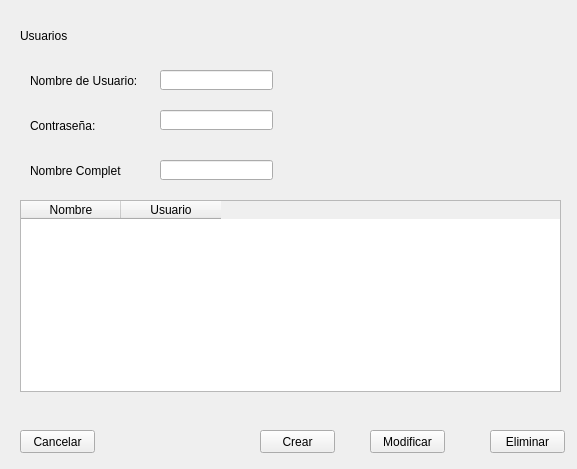
<?xml version="1.0" encoding="UTF-8"?>
<ui version="4.0">
 <class>Form</class>
 <widget class="QWidget" name="Form">
  <property name="geometry">
   <rect>
    <x>0</x>
    <y>0</y>
    <width>577</width>
    <height>469</height>
   </rect>
  </property>
  <property name="windowTitle">
   <string>Form</string>
  </property>
  <widget class="QLabel" name="label">
   <property name="geometry">
    <rect>
     <x>20</x>
     <y>10</y>
     <width>61</width>
     <height>51</height>
    </rect>
   </property>
   <property name="text">
    <string>Usuarios</string>
   </property>
  </widget>
  <widget class="QLabel" name="label_2">
   <property name="geometry">
    <rect>
     <x>30</x>
     <y>60</y>
     <width>111</width>
     <height>41</height>
    </rect>
   </property>
   <property name="text">
    <string>Nombre de Usuario:</string>
   </property>
  </widget>
  <widget class="QLabel" name="label_3">
   <property name="geometry">
    <rect>
     <x>30</x>
     <y>110</y>
     <width>91</width>
     <height>31</height>
    </rect>
   </property>
   <property name="text">
    <string>Contraseña:</string>
   </property>
  </widget>
  <widget class="QLabel" name="label_4">
   <property name="geometry">
    <rect>
     <x>30</x>
     <y>150</y>
     <width>91</width>
     <height>41</height>
    </rect>
   </property>
   <property name="text">
    <string>Nombre Completo:</string>
   </property>
  </widget>
  <widget class="QLineEdit" name="lineEdit">
   <property name="geometry">
    <rect>
     <x>160</x>
     <y>160</y>
     <width>113</width>
     <height>20</height>
    </rect>
   </property>
   <property name="text">
    <string/>
   </property>
  </widget>
  <widget class="QLineEdit" name="lineEdit_2">
   <property name="geometry">
    <rect>
     <x>160</x>
     <y>70</y>
     <width>113</width>
     <height>20</height>
    </rect>
   </property>
   <property name="text">
    <string/>
   </property>
  </widget>
  <widget class="QLineEdit" name="lineEdit_3">
   <property name="geometry">
    <rect>
     <x>160</x>
     <y>110</y>
     <width>113</width>
     <height>20</height>
    </rect>
   </property>
   <property name="text">
    <string/>
   </property>
  </widget>
  <widget class="QPushButton" name="pushButton">
   <property name="geometry">
    <rect>
     <x>370</x>
     <y>430</y>
     <width>75</width>
     <height>23</height>
    </rect>
   </property>
   <property name="text">
    <string>Modificar</string>
   </property>
  </widget>
  <widget class="QPushButton" name="pushButton_2">
   <property name="geometry">
    <rect>
     <x>490</x>
     <y>430</y>
     <width>75</width>
     <height>23</height>
    </rect>
   </property>
   <property name="text">
    <string>Eliminar</string>
   </property>
  </widget>
  <widget class="QPushButton" name="pushButton_3">
   <property name="geometry">
    <rect>
     <x>260</x>
     <y>430</y>
     <width>75</width>
     <height>23</height>
    </rect>
   </property>
   <property name="text">
    <string>Crear</string>
   </property>
  </widget>
  <widget class="QTableWidget" name="tableWidget">
   <property name="geometry">
    <rect>
     <x>20</x>
     <y>200</y>
     <width>541</width>
     <height>192</height>
    </rect>
   </property>
   <column>
    <property name="text">
     <string>Nombre</string>
    </property>
   </column>
   <column>
    <property name="text">
     <string>Usuario</string>
    </property>
   </column>
  </widget>
  <widget class="QPushButton" name="pushButton_4">
   <property name="geometry">
    <rect>
     <x>20</x>
     <y>430</y>
     <width>75</width>
     <height>23</height>
    </rect>
   </property>
   <property name="text">
    <string>Cancelar</string>
   </property>
  </widget>
 </widget>
 <resources/>
 <connections/>
</ui>
